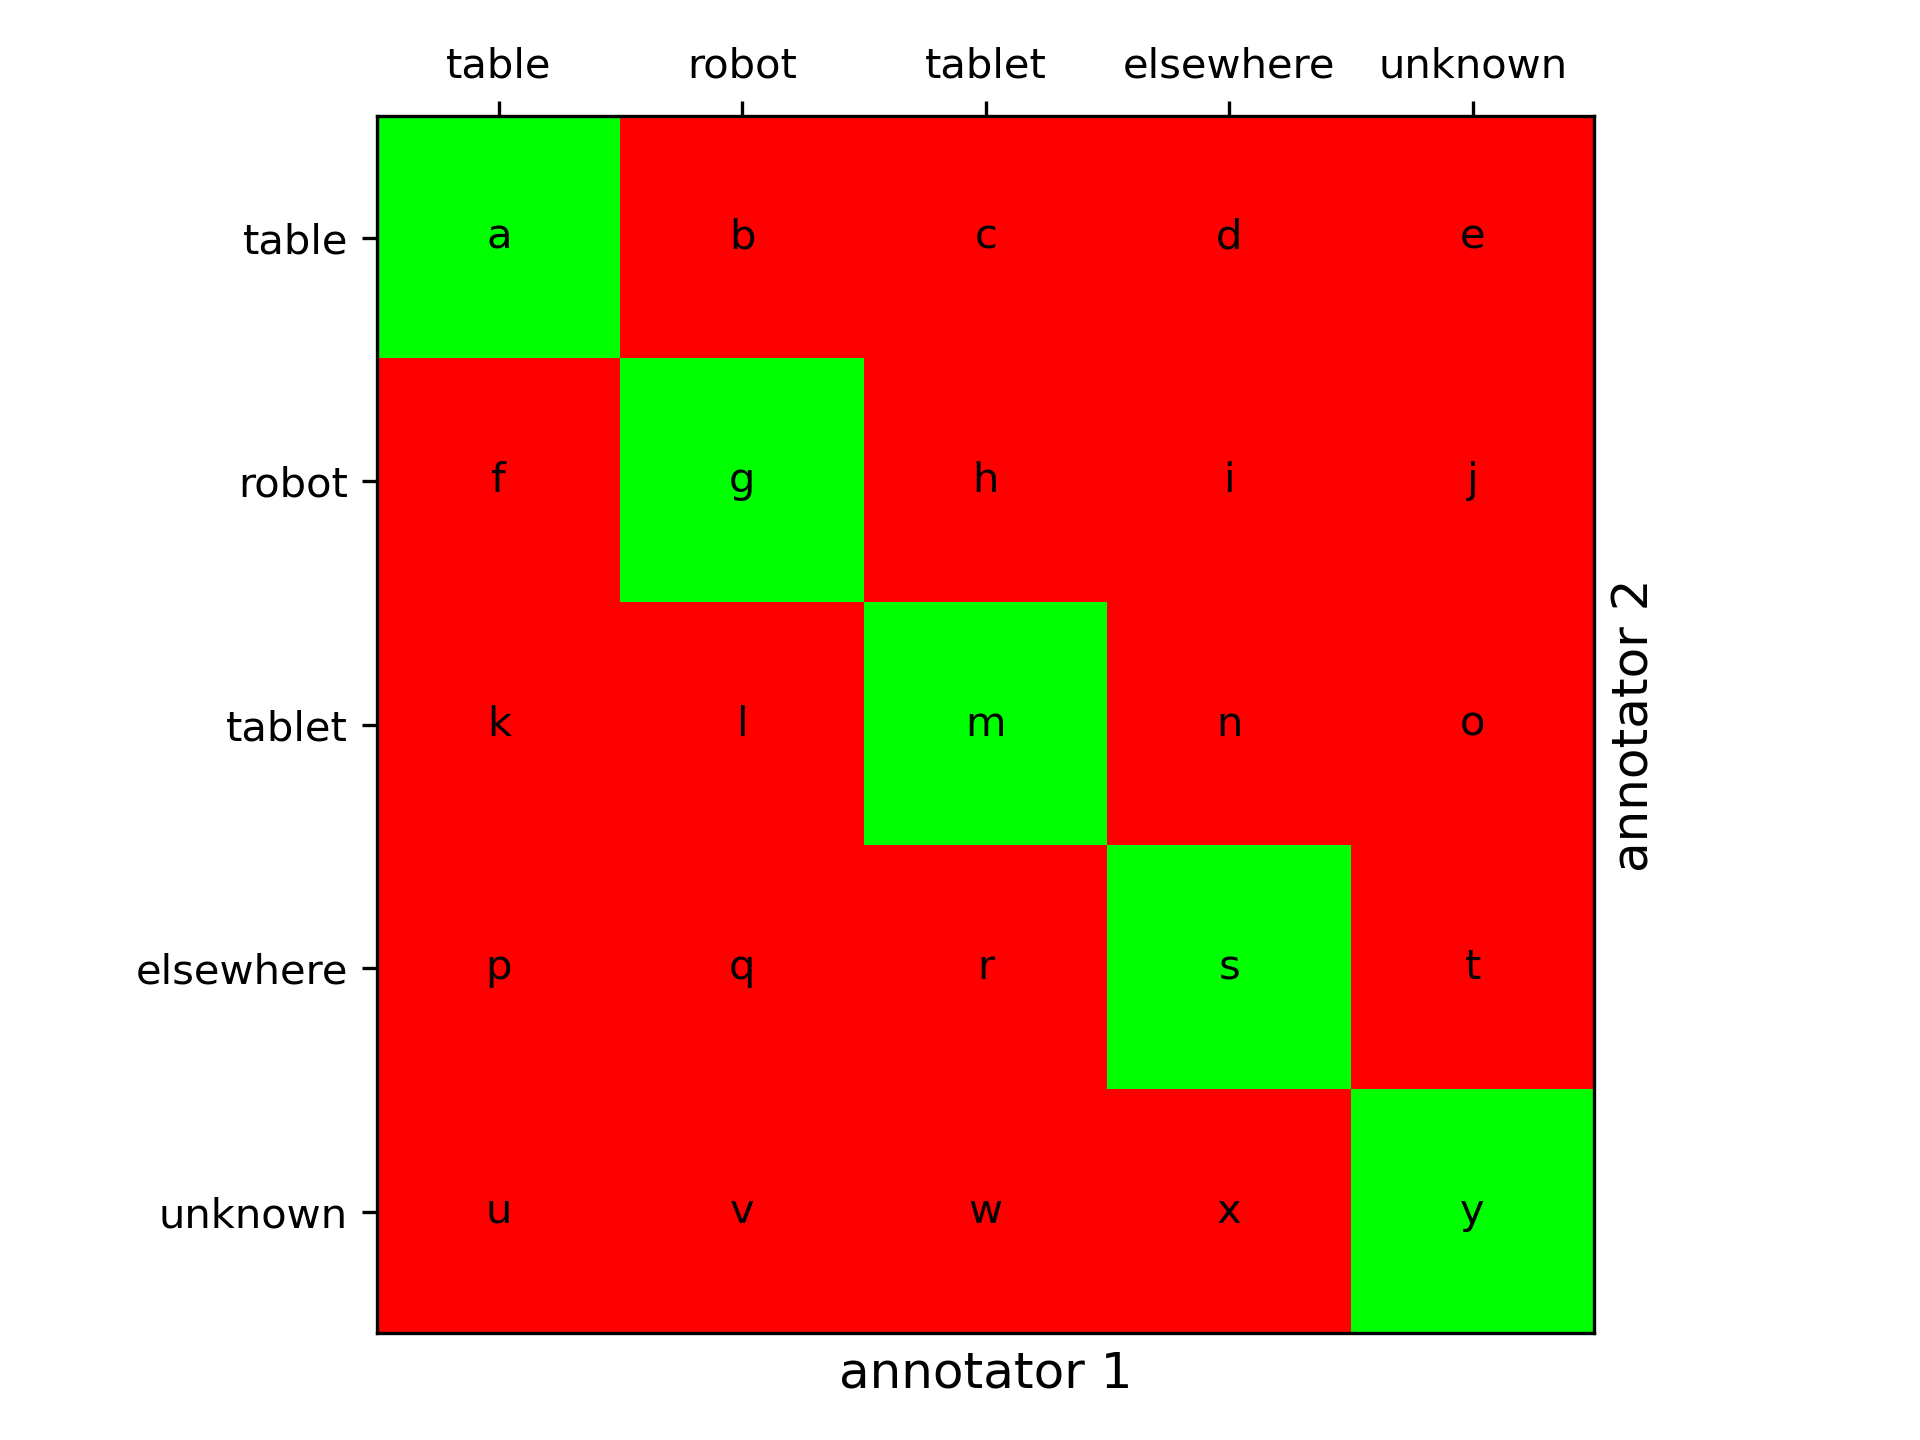

Write the Python code that produced this figure.
from matplotlib import pyplot as plt
from matplotlib import colors
import numpy as np

arr1d = list(range(0,5))

arr1d = ['table', 'robot', 'tablet', 'elsewhere', 'unknown']

red = [0, 255, 0]
white = [255, 0, 0]
whiterow = np.array([white for _ in range(5)])

data = np.array([whiterow for _ in range(5)])

for i, row in enumerate(data):
    row[i] = red

fig, ax = plt.subplots()
ax.imshow(data, cmap=None)

data = np.array([list('abcde'), list('fghij'), list('klmno'),list('pqrst'), list('uvwxy')])
for (i, j), z in np.ndenumerate(data):
    ax.text(j, i, '{}'.format(z), ha='center', va='center', size=10)

ax.yaxis.set_label_position("right")
plt.ylabel('annotator 2', fontsize=12)
plt.xlabel('annotator 1', fontsize=12)
plt.xticks(np.arange(len(arr1d)), arr1d)
plt.yticks(np.arange(len(arr1d)), arr1d)

ax.tick_params(axis="x", bottom=False, top=True, labelbottom=False, labeltop=True)
fig.tight_layout() 
plt.savefig('ckmatrix.png', dpi=300)
plt.close()
